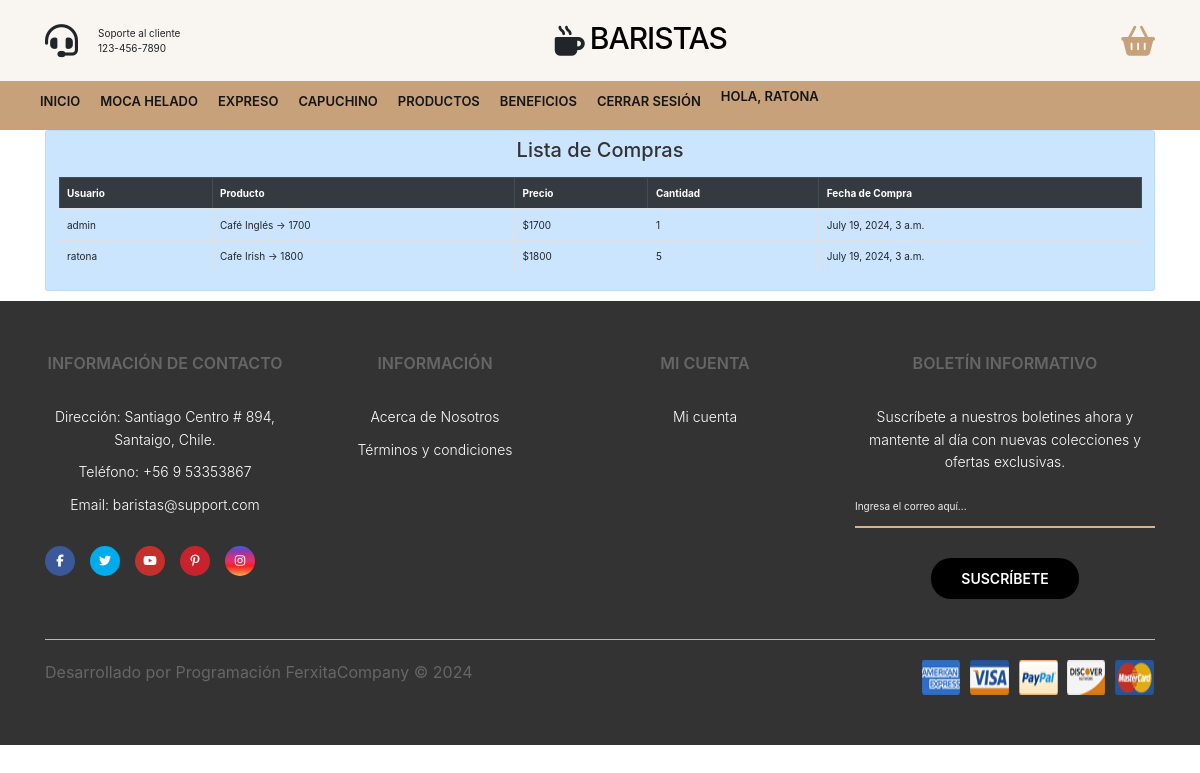
Page /proyecto/admin_panel/lista-compras/ (signed in) on the committed database.
### proyecto/models.py (models this page shows, shortened)
class Compra(models.Model):
    usuario = models.ForeignKey(User, on_delete=models.CASCADE)
    producto = models.ForeignKey(Producto, on_delete=models.CASCADE)
    cantidad = models.PositiveIntegerField(default=1)
    precio_unitario = models.DecimalField(max_digits=10, decimal_places=0)
    total = models.DecimalField(max_digits=10, decimal_places=0)
    fecha_compra = models.DateTimeField(auto_now_add=True)
    def total(self):
        return self.precio * self.cantidad

class Producto(models.Model):
    nombre = models.CharField(max_length=64)
    categoria = models.CharField(max_length=32)
    precio = models.DecimalField(max_digits=10, decimal_places=0)
    imagen = models.ImageField(upload_to='productos/', default='img/default.jpg')
    def __str__(self):
        return f'{self.nombre} -> {self.precio}'

### proyecto/views.py (the view)
# urls.py: path('admin_panel/lista-compras/', views.lista_compras, name='lista_compras'),
def lista_compras(request):
    compras = Compra.objects.all()
    context = {
        'compras': compras,
    }
    return render(request, 'proyecto/lista_compras.html', {'compras': compras})

### proyecto/context_processor.py (called while the page is built)
def total_carrito(request):
    total = 0
    if request.user.is_authenticated:
        if "carrito" in request.session.keys():
            for key, value in request.session["carrito"].items():
                total += int(value["acumulado"])
    return {"total_carrito": total}

### proyecto/templates/proyecto/lista_compras.html
{% extends 'proyecto/base.html' %}
{% block content %}
<div class="container">
    <div class="alert alert-primary" role="alert">
        <h2 class="text-center mb-4">Lista de Compras</h2>
        <div class="table-responsive">
            <table class="table table-bordered">
                <thead class="table-dark">
                    <tr>
                        <th scope="col">Usuario</th>
                        <th scope="col">Producto</th>
                        <th scope="col">Precio</th>
                        <th scope="col">Cantidad</th>
                        <th scope="col">Fecha de Compra</th>
                    </tr>
                </thead>
                <tbody>
                    {% for compra in compras %}
                        <tr>
                            <td>{{ compra.usuario.username }}</td>
                            <td>{{ compra.producto }}</td>
                            <td>${{ compra.precio_unitario }}</td>
                            <td>{{ compra.cantidad }}</td>
                            <td>{{ compra.fecha_compra }}</td>
                        </tr>
                    {% endfor %}
                </tbody>
            </table>
        </div>
    </div>
</div>
{% endblock %}

### proyecto/templates/proyecto/base.html (shortened to what this page needs)
{% load static %}
<!DOCTYPE html>
<html lang="en">
<head>
    <link rel="stylesheet" href="{% static 'css/styles.css' %}">
    <link rel="stylesheet" href="https://stackpath.bootstrapcdn.com/bootstrap/4.5.2/css/bootstrap.min.css">
</head>
<body>
    <header>
        <div class="container-hero">
            <div class="container hero">
                <div class="customer-support">
                    <i class="fa-solid fa-headset"></i>
                    <div class="content-customer-support">
                        <span class="text">Soporte al cliente</span>
                        <span class="number">123-456-7890</span>
                    </div>
                </div>
                <div class="container-logo">
                    <i class="fa-solid fa-mug-hot"></i>
                    <h1 class="logo"><a href="{% url 'home' %}">Baristas</a></h1>
                </div>
                <div class="container-user">
                    <div class="content-shopping-cart">
                        <a href="{% url 'carrito' %}">
                            <i class="fa-solid fa-basket-shopping"></i>
                        </a>
                    </div>
                </div>
            </div>
        </div>
        <div class="container-navbar">
            <nav class="navbar container">
                <ul class="menu">
                    <li><a href="{% url 'home' %}">Inicio</a></li>
                    <li><a href="{% url 'moca' %}">Moca Helado</a></li>
                    <li><a href="{% url 'expreso' %}">Expreso</a></li>
                    <li><a href="{% url 'capuchino' %}">Capuchino</a></li>
                    <li><a href="{% url 'tienda' %}">Productos</a></li>
                    <li><a href="{% url 'beneficio' %}">Beneficios</a></li>
                    <li><a href="{% url 'logout' %}" id="logout-link">Cerrar sesión</a></li>
                    <li class="dropdown">
                        <div class="container-user">
                            {% if user.is_authenticated %}
                                <a href="{% url 'profile' %}" class="username">Hola, {{ user.username }}</a>
                            {% else %}
                                <a href="{% url 'login_t' %}">
                                    <i class="fa-solid fa-user"></i>
                                </a>
                            {% endif %}
                        </div>
                    </li>
                </ul>
            </nav>
        </div>
    </header>
    {% block content %} {% endblock %}
    <footer class="footer">
        <div class="container container-footer">
            <div class="menu-footer">
                <div class="contact-info">
                    <p class="title-footer">Información de Contacto</p>
                    <ul>
                        <li>
                            Dirección: Santiago Centro # 894, Santaigo, Chile.
                        </li>
                        <li>Teléfono: +56 9 53353867</li>
                        <li>Email: baristas@support.com</li>
                    </ul>
                    <div class="social-icons">
                        <span class="facebook"><i class="fa-brands fa-facebook-f"></i></span>
                        <span class="twitter"><i class="fa-brands fa-twitter"></i></span>
                        <span class="youtube"><i class="fa-brands fa-youtube"></i></span>
                        <span class="pinterest"><i class="fa-brands fa-pinterest-p"></i></span>
                        <span class="instagram"><i class="fa-brands fa-instagram"></i></span>
                    </div>
                </div>
                <div class="information">
                    <p class="title-footer">Información</p>
                    <ul>
                        <li><a href="{% url 'nosotros' %}">Acerca de Nosotros</a></li>
                        <li><a href="#">Términos y condiciones</a></li>
                    </ul>
                </div>
                <div class="my-account">
                    <p class="title-footer">Mi cuenta</p>
                    <ul>
                        <li><a href="{% url 'login_t' %}">Mi cuenta</a></li>
                    </ul>
                </div>
                <div class="newsletter">
                    <p class="title-footer">Boletín informativo</p>
                    <div class="content">
                        <p>Suscríbete a nuestros boletines ahora y mantente al día con nuevas colecciones y ofertas exclusivas.</p>
                        <input type="email" id="emailInput" placeholder="Ingresa el correo aquí...">
                        <button onclick="subscribe()">Suscríbete</button>
                    </div>
                </div>
            </div>
            <div class="copyright">
                <p>Desarrollado por Programación FerxitaCompany &copy; 2024</p>
                <img src="{% static 'img/payment.png' %}" alt="Pagos">
            </div>
        </div>
    </footer>
</body>
</html>

### proyecto/static/css/styles.css (style rules this page uses)
:root { --primary-color: #c7a17a; --background-color: #f9f5f0; --dark-color: #151515; }
html { font-size: 62.5%; font-family: 'Poppins', sans-serif; }
* { margin: 0; padding: 0; box-sizing: border-box; }
.container { max-width: 120rem; margin: 0 auto; }
.container-hero { background-color: var(--background-color); }
.hero { display: flex; justify-content: space-between; align-items: center; padding: 2rem 0; }
.customer-support { display: flex; align-items: center; gap: 2rem; }
.customer-support i { font-size: 3.3rem; }
.content-customer-support { display: flex; flex-direction: column; }
.container-logo { display: flex; align-items: center; gap: 0.5rem; }
.container-logo i { font-size: 3rem; }
.container-logo h1 a { text-decoration: none; color: #000; font-size: 3rem; text-transform: uppercase; letter-spacing: -1px; }
.container-user { display: flex; gap: 1rem; cursor: pointer; }
.container-user .fa-basket-shopping { font-size: 3rem; color: var(--primary-color); padding-left: 1rem; }
.content-shopping-cart { display: flex; flex-direction: column; }
.container-navbar { background-color: var(--primary-color); }
.navbar { display: flex; justify-content: space-between; align-items: center; padding: 1rem 0; }
.menu { display: flex; gap: 2rem; }
.menu li { list-style: none; }
.menu a { text-decoration: none; font-size: 1.3rem; color: var(--dark-color); font-weight: 600; text-transform: uppercase; position: relative; }
.menu a::after { content: ''; width: 1.5rem; height: 1px; background-color: #fff; position: absolute; bottom: -3px; left: 50%; transform: translate(-50%, 50%); opacity: 0; transition: all 0.3s ease; }
.footer { background-color: var(--primary-color); }
.container-footer { display: flex; flex-direction: column; gap: 4rem; padding: 3rem; }
.menu-footer { display: grid; grid-template-columns: repeat(3, 1fr) 30rem; gap: 3rem; justify-items: center; }
.title-footer { font-weight: 600; font-size: 1.6rem; text-transform: uppercase; }
.contact-info, .information, .my-account, .newsletter { display: flex; flex-direction: column; gap: 2rem; }
.contact-info ul, .information ul, .my-account ul { display: flex; flex-direction: column; gap: 1rem; }
.contact-info ul li, .information ul li, .my-account ul li { list-style: none; color: #fff; font-size: 1.4rem; font-weight: 300; }
.information ul li a, .my-account ul li a { text-decoration: none; color: #fff; font-weight: 300; }
.social-icons { display: flex; gap: 1.5rem; }
.social-icons span { border-radius: 50%; width: 3rem; height: 3rem; display: flex; align-items: center; justify-content: center; }
.social-icons span i { color: #fff; font-size: 1.2rem; }
.facebook { background-color: #3b5998; }
.twitter { background-color: #00acee; }
.youtube { background-color: #c4302b; }
.pinterest { background-color: #c8232c; }
.instagram { background: linear-gradient( #405de6, #833ab4, #c13584, #e1306c, #fd1d1d, #f56040, #fcaf45 ); }
.content p { font-size: 1.4rem; color: #fff; font-weight: 300; }
.content input { outline: none; background: none; border: none; border-bottom: 2px solid #d2b495; cursor: pointer; padding: 0.5rem 0 1.2rem; color: var(--dark-color); display: block; margin-bottom: 3rem; margin-top: 2rem; width: 100%; font-family: inherit; }
.content button { border: none; background-color: #000; color: #fff; text-transform: uppercase; padding: 1rem 3rem; border-radius: 2rem; font-size: 1.4rem; font-family: inherit; cursor: pointer; font-weight: 600; }
.copyright { display: flex; justify-content: space-between; padding-top: 2rem; border-top: 1px solid #d2b495; }
.copyright p { font-weight: 400; font-size: 1.6rem; }
body { font-family: Arial, sans-serif; background-color: #f0f0f0; margin: 0; padding: 0; }
h2, h3 { font-size: 24px; color: #333; margin-bottom: 10px; }
p, ul, li { font-size: 18px; color: #666; line-height: 1.6; }
ul { list-style-type: none; padding: 0; }
.footer { clear: both; background-color: #333; color: #fff; padding: 20px; text-align: center; }
.username { font-size: 1.3rem; color: #fff; cursor: pointer; display: flex; align-items: center; position: relative; }

### rows in the picture
Compra: usuario.username "admin", producto "Café Inglés -> 1700", precio_unitario "1700", cantidad "1", fecha_compra "July 19, 2024, 3 a.m."
Compra: usuario.username "ratona", producto "Cafe Irish -> 1800", precio_unitario "1800", cantidad "5", fecha_compra "July 19, 2024, 3 a.m."

### other values in the picture
{{ user.username }} "RATONA"
